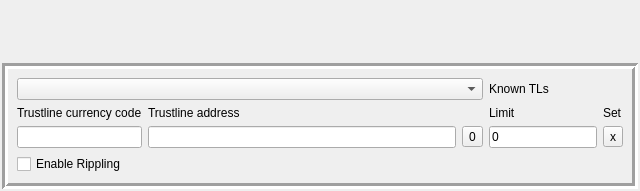
<?xml version="1.0" encoding="UTF-8"?>
<ui version="4.0">
 <class>xrp_functions</class>
 <widget class="QWidget" name="xrp_functions">
  <property name="enabled">
   <bool>true</bool>
  </property>
  <property name="geometry">
   <rect>
    <x>0</x>
    <y>0</y>
    <width>640</width>
    <height>191</height>
   </rect>
  </property>
  <property name="sizePolicy">
   <sizepolicy hsizetype="Expanding" vsizetype="Preferred">
    <horstretch>0</horstretch>
    <verstretch>0</verstretch>
   </sizepolicy>
  </property>
  <property name="windowTitle">
   <string>Form</string>
  </property>
  <layout class="QGridLayout" name="gridLayout">
   <property name="leftMargin">
    <number>2</number>
   </property>
   <property name="topMargin">
    <number>2</number>
   </property>
   <property name="rightMargin">
    <number>2</number>
   </property>
   <property name="bottomMargin">
    <number>2</number>
   </property>
   <item row="3" column="1">
    <spacer name="verticalSpacer">
     <property name="orientation">
      <enum>Qt::Vertical</enum>
     </property>
     <property name="sizeHint" stdset="0">
      <size>
       <width>20</width>
       <height>40</height>
      </size>
     </property>
    </spacer>
   </item>
   <item row="4" column="1">
    <widget class="QFrame" name="controls_trade">
     <property name="frameShape">
      <enum>QFrame::Box</enum>
     </property>
     <property name="frameShadow">
      <enum>QFrame::Sunken</enum>
     </property>
     <property name="lineWidth">
      <number>3</number>
     </property>
     <layout class="QGridLayout" name="gridLayout_5">
      <item row="0" column="3">
       <widget class="QLabel" name="label_5">
        <property name="text">
         <string>Known TLs</string>
        </property>
       </widget>
      </item>
      <item row="2" column="4">
       <widget class="QToolButton" name="exec_trustline">
        <property name="text">
         <string>x</string>
        </property>
        <property name="toolButtonStyle">
         <enum>Qt::ToolButtonTextOnly</enum>
        </property>
       </widget>
      </item>
      <item row="1" column="0">
       <widget class="QLabel" name="label_3">
        <property name="text">
         <string>Trustline currency code</string>
        </property>
       </widget>
      </item>
      <item row="1" column="1">
       <widget class="QLabel" name="label">
        <property name="text">
         <string>Trustline address</string>
        </property>
       </widget>
      </item>
      <item row="1" column="4">
       <widget class="QLabel" name="label_8">
        <property name="text">
         <string>Set</string>
        </property>
       </widget>
      </item>
      <item row="2" column="0">
       <widget class="QLineEdit" name="code"/>
      </item>
      <item row="2" column="2">
       <widget class="QToolButton" name="clr_trustline">
        <property name="text">
         <string>0</string>
        </property>
        <property name="toolButtonStyle">
         <enum>Qt::ToolButtonTextOnly</enum>
        </property>
       </widget>
      </item>
      <item row="0" column="0" colspan="3">
       <widget class="QComboBox" name="trustlines"/>
      </item>
      <item row="1" column="3">
       <widget class="QLabel" name="label_4">
        <property name="text">
         <string>Limit</string>
        </property>
       </widget>
      </item>
      <item row="2" column="1">
       <widget class="QLineEdit" name="address">
        <property name="sizePolicy">
         <sizepolicy hsizetype="Expanding" vsizetype="Fixed">
          <horstretch>1</horstretch>
          <verstretch>0</verstretch>
         </sizepolicy>
        </property>
       </widget>
      </item>
      <item row="3" column="0">
       <widget class="QCheckBox" name="rippling">
        <property name="text">
         <string>Enable Rippling</string>
        </property>
       </widget>
      </item>
      <item row="2" column="3">
       <widget class="QLineEdit" name="limit">
        <property name="text">
         <string>0</string>
        </property>
       </widget>
      </item>
     </layout>
    </widget>
   </item>
  </layout>
 </widget>
 <resources/>
 <connections/>
</ui>
